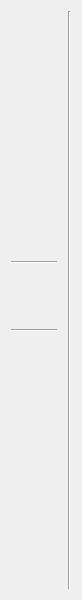
<?xml version="1.0" encoding="UTF-8"?>
<ui version="4.0">
 <class>Navbar_compact</class>
 <widget class="QWidget" name="Navbar_compact">
  <property name="geometry">
   <rect>
    <x>0</x>
    <y>0</y>
    <width>82</width>
    <height>600</height>
   </rect>
  </property>
  <property name="windowTitle">
   <string>Form</string>
  </property>
  <layout class="QHBoxLayout" name="horizontalLayout_2">
   <item>
    <layout class="QVBoxLayout" name="verticalLayout_2">
     <item>
      <spacer name="verticalSpacer">
       <property name="orientation">
        <enum>Qt::Vertical</enum>
       </property>
       <property name="sizeType">
        <enum>QSizePolicy::Maximum</enum>
       </property>
       <property name="sizeHint" stdset="0">
        <size>
         <width>20</width>
         <height>20</height>
        </size>
       </property>
      </spacer>
     </item>
     <item>
      <widget class="QPushButton" name="user">
       <property name="text">
        <string/>
       </property>
       <property name="icon">
        <iconset resource="stylesheet.qrc">
         <normaloff>:/icons/account.svg</normaloff>:/icons/account.svg</iconset>
       </property>
       <property name="iconSize">
        <size>
         <width>28</width>
         <height>28</height>
        </size>
       </property>
       <property name="flat">
        <bool>true</bool>
       </property>
      </widget>
     </item>
     <item>
      <spacer name="verticalSpacer_2">
       <property name="orientation">
        <enum>Qt::Vertical</enum>
       </property>
       <property name="sizeType">
        <enum>QSizePolicy::Expanding</enum>
       </property>
       <property name="sizeHint" stdset="0">
        <size>
         <width>20</width>
         <height>40</height>
        </size>
       </property>
      </spacer>
     </item>
     <item>
      <layout class="QVBoxLayout" name="verticalLayout_3">
       <item>
        <widget class="QPushButton" name="dashboard">
         <property name="text">
          <string/>
         </property>
         <property name="icon">
          <iconset resource="stylesheet.qrc">
           <normaloff>:/icons/dashboard.svg</normaloff>:/icons/dashboard.svg</iconset>
         </property>
         <property name="iconSize">
          <size>
           <width>28</width>
           <height>28</height>
          </size>
         </property>
         <property name="flat">
          <bool>true</bool>
         </property>
        </widget>
       </item>
       <item>
        <spacer name="verticalSpacer_5">
         <property name="orientation">
          <enum>Qt::Vertical</enum>
         </property>
         <property name="sizeType">
          <enum>QSizePolicy::Expanding</enum>
         </property>
         <property name="sizeHint" stdset="0">
          <size>
           <width>20</width>
           <height>10</height>
          </size>
         </property>
        </spacer>
       </item>
       <item>
        <widget class="Line" name="line_2">
         <property name="maximumSize">
          <size>
           <width>50</width>
           <height>16777215</height>
          </size>
         </property>
         <property name="orientation">
          <enum>Qt::Horizontal</enum>
         </property>
        </widget>
       </item>
       <item>
        <spacer name="verticalSpacer_3">
         <property name="orientation">
          <enum>Qt::Vertical</enum>
         </property>
         <property name="sizeType">
          <enum>QSizePolicy::Expanding</enum>
         </property>
         <property name="sizeHint" stdset="0">
          <size>
           <width>20</width>
           <height>10</height>
          </size>
         </property>
        </spacer>
       </item>
       <item>
        <widget class="QPushButton" name="timetracking">
         <property name="text">
          <string/>
         </property>
         <property name="icon">
          <iconset resource="stylesheet.qrc">
           <normaloff>:/icons/zeit.svg</normaloff>:/icons/zeit.svg</iconset>
         </property>
         <property name="iconSize">
          <size>
           <width>28</width>
           <height>28</height>
          </size>
         </property>
         <property name="flat">
          <bool>true</bool>
         </property>
        </widget>
       </item>
       <item>
        <spacer name="verticalSpacer_4">
         <property name="orientation">
          <enum>Qt::Vertical</enum>
         </property>
         <property name="sizeType">
          <enum>QSizePolicy::Expanding</enum>
         </property>
         <property name="sizeHint" stdset="0">
          <size>
           <width>20</width>
           <height>10</height>
          </size>
         </property>
        </spacer>
       </item>
       <item>
        <widget class="Line" name="line_3">
         <property name="maximumSize">
          <size>
           <width>50</width>
           <height>16777215</height>
          </size>
         </property>
         <property name="orientation">
          <enum>Qt::Horizontal</enum>
         </property>
        </widget>
       </item>
       <item>
        <spacer name="verticalSpacer_6">
         <property name="orientation">
          <enum>Qt::Vertical</enum>
         </property>
         <property name="sizeHint" stdset="0">
          <size>
           <width>20</width>
           <height>10</height>
          </size>
         </property>
        </spacer>
       </item>
       <item>
        <widget class="QPushButton" name="request">
         <property name="text">
          <string/>
         </property>
         <property name="icon">
          <iconset resource="stylesheet.qrc">
           <normaloff>:/icons/antrag.svg</normaloff>:/icons/antrag.svg</iconset>
         </property>
         <property name="iconSize">
          <size>
           <width>28</width>
           <height>28</height>
          </size>
         </property>
         <property name="flat">
          <bool>true</bool>
         </property>
        </widget>
       </item>
      </layout>
     </item>
     <item>
      <spacer name="verticalSpacer_7">
       <property name="orientation">
        <enum>Qt::Vertical</enum>
       </property>
       <property name="sizeHint" stdset="0">
        <size>
         <width>20</width>
         <height>40</height>
        </size>
       </property>
      </spacer>
     </item>
     <item>
      <widget class="QPushButton" name="settings">
       <property name="text">
        <string/>
       </property>
       <property name="icon">
        <iconset resource="stylesheet.qrc">
         <normaloff>:/icons/settings.svg</normaloff>:/icons/settings.svg</iconset>
       </property>
       <property name="iconSize">
        <size>
         <width>28</width>
         <height>28</height>
        </size>
       </property>
       <property name="flat">
        <bool>true</bool>
       </property>
      </widget>
     </item>
     <item>
      <widget class="QPushButton" name="logout">
       <property name="text">
        <string/>
       </property>
       <property name="icon">
        <iconset resource="stylesheet.qrc">
         <normaloff>:/icons/logout.svg</normaloff>:/icons/logout.svg</iconset>
       </property>
       <property name="iconSize">
        <size>
         <width>28</width>
         <height>28</height>
        </size>
       </property>
       <property name="flat">
        <bool>true</bool>
       </property>
      </widget>
     </item>
    </layout>
   </item>
   <item>
    <spacer name="horizontalSpacer">
     <property name="orientation">
      <enum>Qt::Horizontal</enum>
     </property>
     <property name="sizeType">
      <enum>QSizePolicy::Maximum</enum>
     </property>
     <property name="sizeHint" stdset="0">
      <size>
       <width>5</width>
       <height>20</height>
      </size>
     </property>
    </spacer>
   </item>
   <item>
    <widget class="Line" name="line">
     <property name="orientation">
      <enum>Qt::Vertical</enum>
     </property>
    </widget>
   </item>
  </layout>
 </widget>
 <resources>
  <include location="stylesheet.qrc"/>
 </resources>
 <connections/>
</ui>
